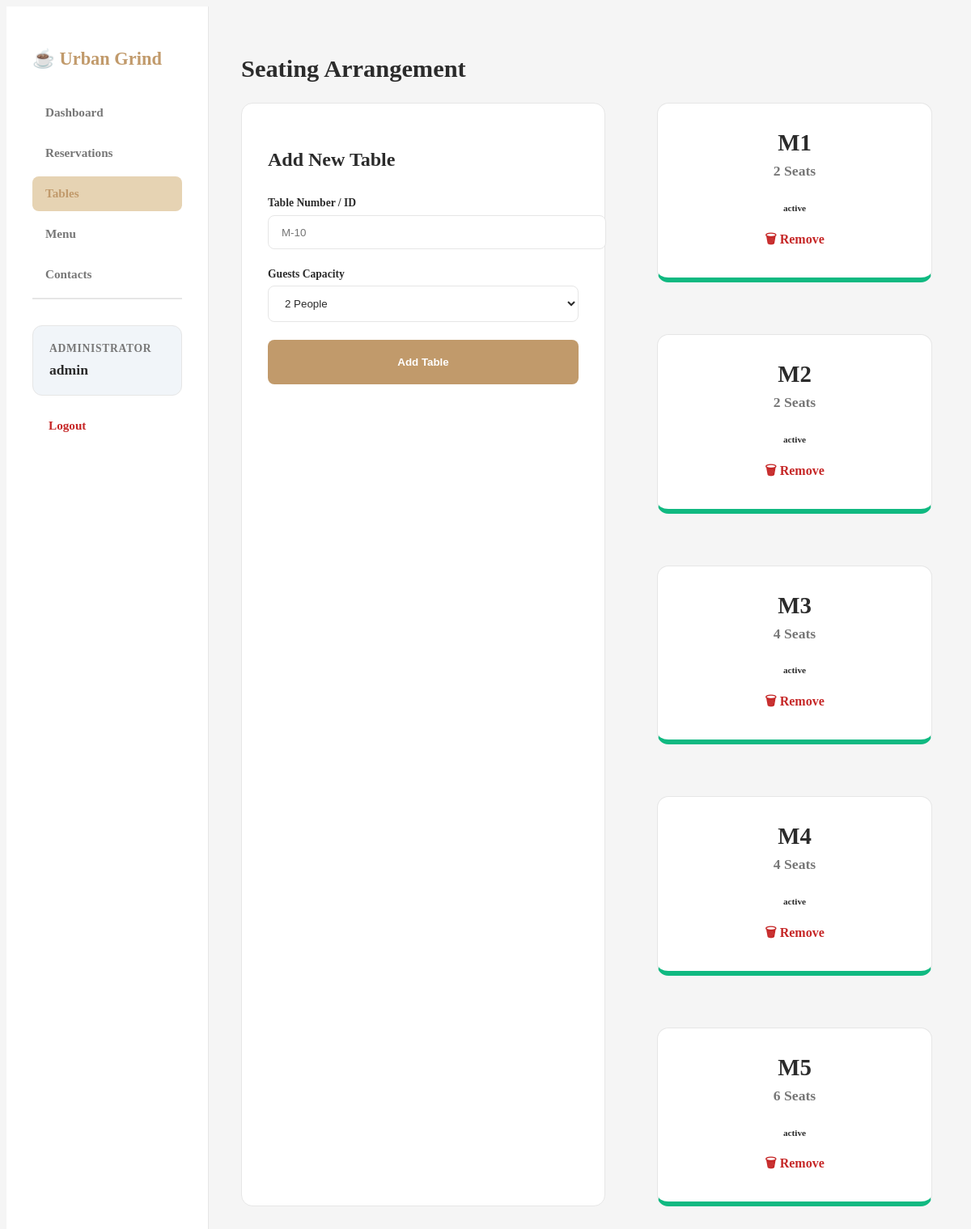
The app's page /admin/manage-tables.php (signed in) with its own data.
### tables this page shows
CREATE TABLE IF NOT EXISTS cafe_tables (
    id INT AUTO_INCREMENT PRIMARY KEY,
    table_number VARCHAR(10) NOT NULL UNIQUE,
    capacity INT NOT NULL,
    status ENUM('active', 'inactive') DEFAULT 'active'
);

### admin/manage-tables.php (the view, shortened to what this page needs)
<?php
require_once __DIR__ . '/../config/db.php';
$tables = $pdo->query("SELECT * FROM cafe_tables ORDER BY table_number")->fetchAll();
?>
<!DOCTYPE html>
<html lang="en">
<head>
    <link rel="stylesheet" href="../assert/css/style.css">
</head>
<body class="admin-layout">
    <div class="sidebar">
        <h2><span>☕</span> Urban Grind</h2>
        <a href="dashboard.php">Dashboard</a>
        <a href="reservations.php">Reservations</a>
        <a href="manage-tables.php" class="active">Tables</a>
        <a href="manage-menu.php">Menu</a>
        <a href="manage-contacts.php">Contacts</a>
       <div style="margin-top: auto; padding-top: 2rem; border-top: 2px solid var(--border);">
            <div style="padding: 1.25rem; margin-bottom: 1rem; background: #f1f5f9; border-radius: 12px; border: 1px solid var(--border);">
                <div style="font-size: 0.85rem; color: var(--text-muted); text-transform: uppercase; font-weight: 800; letter-spacing: 0.05em; margin-bottom: 0.5rem;">Administrator</div>
                <div style="font-weight: 800; font-size: 1.1rem; color: var(--text-main);"><?php echo htmlspecialchars($_SESSION['admin_username']); ?></div>
            </div>
            <a href="logout.php" style="color: var(--danger); background: transparent; padding-left: 1.25rem; margin-top: 1rem;">Logout</a>
        </div>
    </div>
    <main class="main-content">
        <h1>Seating Arrangement</h1>
        <div style="display: grid; grid-template-columns: 450px 1fr; gap: 4rem;">
            <div class="card">
                <h3 style="margin-bottom: 2rem; font-size: 1.5rem; font-weight: 800;">Add New Table</h3>
                <form method="POST">
                    <div class="form-group">
                        <label>Table Number / ID</label>
                        <input type="text" name="num" placeholder="M-10" required>
                    </div>
                    <div class="form-group">
                        <label>Guests Capacity</label>
                        <select name="cap" required>
                            <option value="2">2 People</option>
                        </select>
                    </div>
                    <button type="submit" name="add" class="btn btn-primary" style="width: 100%; height: 55px;">Add Table</button>
                </form>
            </div>
            <div style="display: grid; grid-template-columns: repeat(auto-fill, minmax(220px, 1fr)); gap: 2rem;">
                <?php foreach($tables as $t): ?>
                <div class="card" style="text-align: center; border-bottom: 6px solid <?php echo $t['status'] == 'active' ? '#10b981' : '#cbd5e1'; ?>;">
                    <div style="font-size: 1.8rem; font-weight: 800; color: var(--text-main); margin-bottom: 0.5rem;"><?php echo $t['table_number']; ?></div>
                    <div style="font-size: 1.1rem; font-weight: 600; color: var(--text-muted); margin-bottom: 1.5rem;"><?php echo $t['capacity']; ?> Seats</div>
                    <div style="display: flex; flex-direction: column; gap: 1rem;">
                        <span class="badge badge-<?php echo $t['status']; ?>"><?php echo $t['status']; ?></span>
                        <a href="?del=<?php echo $t['id']; ?>" onclick="return confirm('Delete?')" style="color: var(--danger); font-weight: 800; text-decoration: none; font-size: 1rem;">🗑 Remove</a>
                    </div>
                </div>
                <?php endforeach; ?>
            </div>
        </div>
    </main>
</body>
</html>

### assert/css/style.css (style rules this page uses)
:root { --bg-main: #f5f5f5; --bg-white: #ffffff; --accent: #c19a6b; --accent-light: #e6d3b3; --text-main: #2b2b2b; --text-muted: #777777; --border: #e6e6e6; --success: #2e7d32; --danger: #c62828; }
.admin-layout { display: grid; grid-template-columns: 250px 1fr; min-height: 100vh; background: var(--bg-main); }
.sidebar { background: var(--bg-white); padding: 2rem; border-right: 1px solid var(--border); }
.sidebar h2 { font-size: 1.4rem; margin-bottom: 2rem; color: var(--accent); }
.sidebar a { display: block; padding: 0.8rem 1rem; margin-bottom: 0.4rem; border-radius: 8px; text-decoration: none; font-weight: 600; font-size: 0.95rem; color: var(--text-muted); transition: 0.2s ease; }
.sidebar a:hover, .sidebar a.active { background: var(--accent-light); color: var(--accent); }
.main-content { padding: 2.5rem; color: var(--text-main); }
.main-content h1 { font-size: 1.9rem; margin-bottom: 1.5rem; }
.card { background: var(--bg-white); border: 1px solid var(--border); border-radius: 14px; padding: 2rem; margin-bottom: 2rem; transition: 0.3s ease; }
.form-group { margin-bottom: 1.4rem; }
.form-group label { font-size: 0.85rem; font-weight: 600; margin-bottom: 0.4rem; display: block; }
.admin-layout input, .admin-layout select, .admin-layout textarea, .login-container input { width: 100%; padding: 0.8rem 1rem; border-radius: 8px; border: 1px solid var(--border); background: var(--bg-white); color: var(--text-main); transition: 0.2s ease; }
.btn { padding: 0.7rem 1.5rem; border-radius: 8px; font-weight: 700; border: none; cursor: pointer; transition: 0.2s ease; }
.btn-primary { background: var(--accent); color: white; }
.badge { padding: 0.3rem 0.8rem; border-radius: 20px; font-size: 0.7rem; font-weight: 700; }

### records on screen
cafe_tables: table_number "M1", capacity "2", status "active"
cafe_tables: table_number "M2", capacity "2", status "active"
cafe_tables: table_number "M3", capacity "4", status "active"
cafe_tables: table_number "M4", capacity "4", status "active"
cafe_tables: table_number "M5", capacity "6", status "active"

### other values on screen
$_SESSION['admin_username'] "admin"
